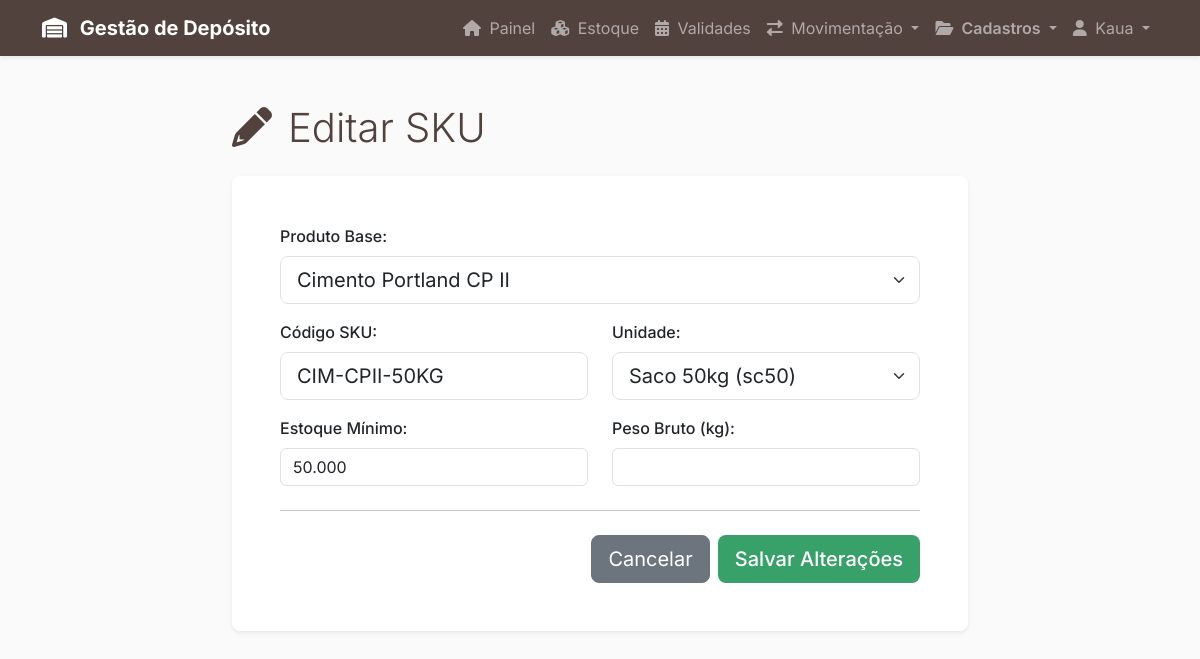
The page /sku/editar.php?id=1001 (signed in) on the database its author committed.
### tables this page shows
CREATE TABLE `itens_sku` (
  `id` int(11) NOT NULL,
  `id_produto` int(11) NOT NULL COMMENT 'Referência ao produto "molde"',
  `id_unidade_medida` int(11) NOT NULL COMMENT 'Unidade de estoque/venda (Ex: Lata 18L, Saco 50kg, m²)',
  `codigo_sku` varchar(100) NOT NULL COMMENT 'Código único (pode ser o código de barras)',
  `peso_bruto_kg` decimal(10,3) DEFAULT NULL COMMENT 'Peso do item para logística',
  `estoque_minimo` decimal(10,3) NOT NULL DEFAULT 0.000 COMMENT 'Nível para disparar alerta de reposição'
);

CREATE TABLE `produtos` (
  `id` int(11) NOT NULL,
  `id_categoria` int(11) NOT NULL,
  `nome` varchar(255) NOT NULL COMMENT 'Nome base do produto (Ex: Tinta Acrílica Standard)',
  `descricao` text DEFAULT NULL
);

CREATE TABLE `unidades_medida` (
  `id` int(11) NOT NULL,
  `nome` varchar(50) NOT NULL COMMENT 'Ex: Quilograma, Metro Cúbico, Saco 50kg',
  `sigla` varchar(10) NOT NULL COMMENT 'Ex: kg, m³, sc50, un'
);

### src/products.php (called while the page is built, shortened)
<?php
function listarProdutos() {
    $conn = getDBConnection();
    $sql = "SELECT p.*, c.nome AS categoria_nome
            FROM Produtos p
            JOIN Categorias c ON p.id_categoria = c.id
            ORDER BY p.nome ASC";
    $resultado = mysqli_query($conn, $sql);
    $produtos = [];
    while ($linha = mysqli_fetch_assoc($resultado)) {
        $produtos[] = $linha;
    }
    return $produtos;
}
?>

### src/skus.php (called while the page is built, shortened)
<?php
function buscarSkuPorId($id) {
    $conn = getDBConnection();
    $sql = "SELECT * FROM Itens_SKU WHERE id = ? LIMIT 1";
    $stmt = mysqli_prepare($conn, $sql);
    mysqli_stmt_bind_param($stmt, "i", $id);
    mysqli_stmt_execute($stmt);
    $resultado = mysqli_stmt_get_result($stmt);
    $sku = mysqli_fetch_assoc($resultado);
    return $sku;
}
?>

### src/units.php (called while the page is built, shortened)
<?php
function listarUnidades() {
    $conn = getDBConnection();
    $unidades = [];
    $sql = "SELECT * FROM Unidades_Medida ORDER BY nome ASC";
    $resultado = mysqli_query($conn, $sql);
    if ($resultado) {
        while ($linha = mysqli_fetch_assoc($resultado)) {
            $unidades[] = $linha;
        }
    }
    return $unidades;
}
?>

### public/sku/editar.php (the view, shortened to what this page needs)
<?php
include '../../templates/header.php';
require_once '../../src/skus.php';
require_once '../../src/products.php';
require_once '../../src/units.php';
$id = (int)$_GET['id'];
$sku = buscarSkuPorId($id);
$produtos = listarProdutos();
$unidades = listarUnidades();
?>
<div class="container my-5">
    <div class="row justify-content-center">
        <div class="col-lg-8">
            <h1 class="display-6 text-marrom-escuro mb-4"><i class="fas fa-pencil-alt me-3"></i>Editar SKU</h1>
            <div class="card shadow-sm border-0 rounded-3">
                <div class="card-body p-4 p-md-5">
                    <form method="POST" action="processar.php">
                        <div class="mb-3">
                            <label for="id_produto" class="form-label fw-medium">Produto Base:</label>
                            <select class="form-select form-select-lg" id="id_produto" name="id_produto" required>
                                <?php foreach ($produtos as $p): ?>
                                    <option value="<?php echo $p['id']; ?>" <?php echo ($p['id'] == $sku['id_produto']) ? 'selected' : ''; ?>>
                                        <?php echo htmlspecialchars($p['nome']); ?>
                                    </option>
                                <?php endforeach; ?>
                            </select>
                        </div>
                        <div class="row mb-3">
                            <div class="col-md-6">
                                <label for="codigo_sku" class="form-label fw-medium">Código SKU:</label>
                                <input type="text" class="form-control form-control-lg" id="codigo_sku" name="codigo_sku" value="<?php echo htmlspecialchars($sku['codigo_sku']); ?>" required>
                            </div>
                            <div class="col-md-6">
                                <label for="id_unidade" class="form-label fw-medium">Unidade:</label>
                                <select class="form-select form-select-lg" id="id_unidade" name="id_unidade" required>
                                    <?php foreach ($unidades as $u): ?>
                                        <option value="<?php echo $u['id']; ?>" <?php echo ($u['id'] == $sku['id_unidade_medida']) ? 'selected' : ''; ?>>
                                            <?php echo htmlspecialchars($u['nome']); ?> (<?php echo htmlspecialchars($u['sigla']); ?>)
                                        </option>
                                    <?php endforeach; ?>
                                </select>
                            </div>
                        </div>
                        <div class="row mb-4">
                            <div class="col-md-6">
                                <label for="estoque_minimo" class="form-label fw-medium">Estoque Mínimo:</label>
                                <input type="number" step="0.001" class="form-control" id="estoque_minimo" name="estoque_minimo" value="<?php echo $sku['estoque_minimo']; ?>">
                            </div>
                            <div class="col-md-6">
                                <label for="peso_bruto_kg" class="form-label fw-medium">Peso Bruto (kg):</label>
                                <input type="number" step="0.001" class="form-control" id="peso_bruto_kg" name="peso_bruto_kg" value="<?php echo $sku['peso_bruto_kg']; ?>">
                            </div>
                        </div>
                        <hr class="my-4">
                        <div class="d-flex justify-content-end gap-2">
                            <a href="index.php" class="btn btn-lg btn-secondary">Cancelar</a>
                            <button type="submit" class="btn btn-lg fw-medium" style="background-color: #38A169; color: white;">Salvar Alterações</button>
                        </div>
                    </form>
                </div>
            </div>
        </div>
    </div>
</div>
<?php include '../../templates/footer.php'; ?>

### templates/header.php (style rules this page uses)
body { font-family: 'Inter', sans-serif; background-color: #FAFAFA; }
.text-marrom-escuro { color: #51423D; }

### rows shown on the page
itens_sku: id_produto "Cimento Portland CP II", codigo_sku "CIM-CPII-50KG", id_unidade "Saco 50kg (sc50)", estoque_minimo "50.000"

### other values the page prints
$_SESSION['user_name'] "Kaua"
